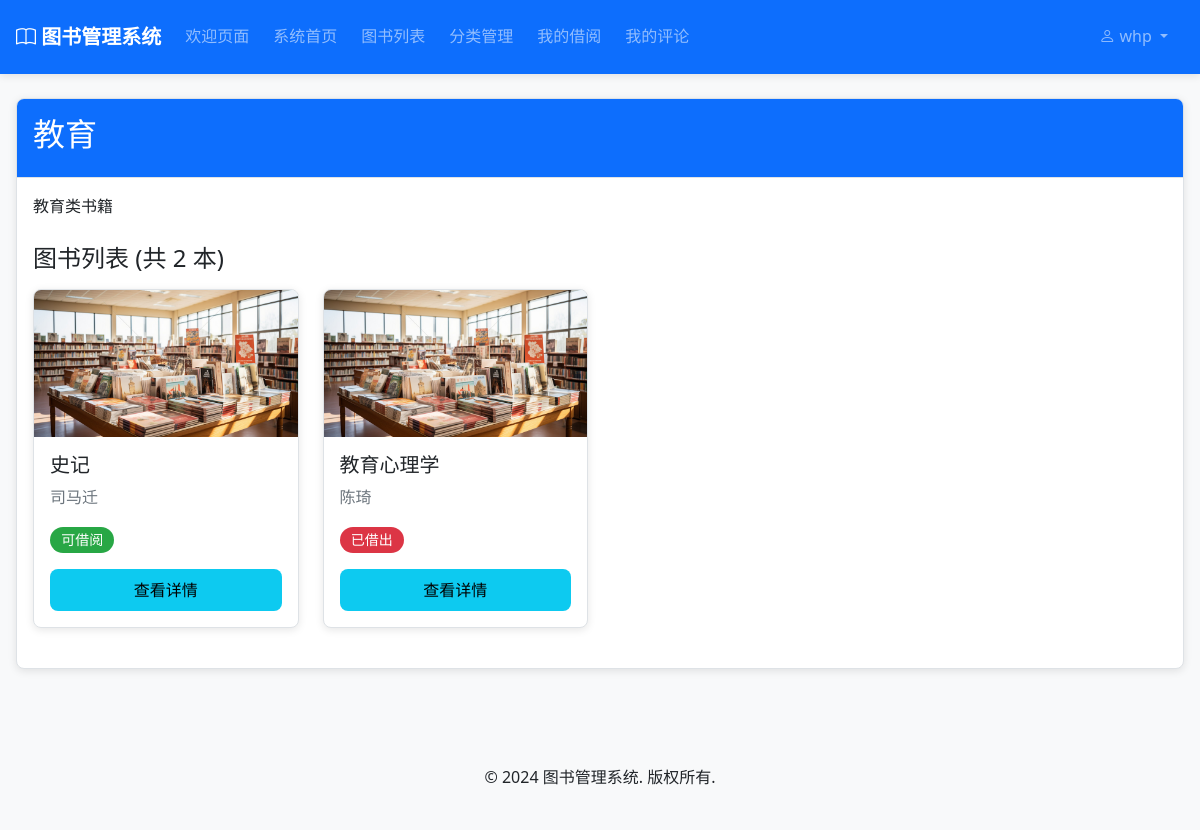
The page /categories/6/ (signed in) on the database as committed earlier.
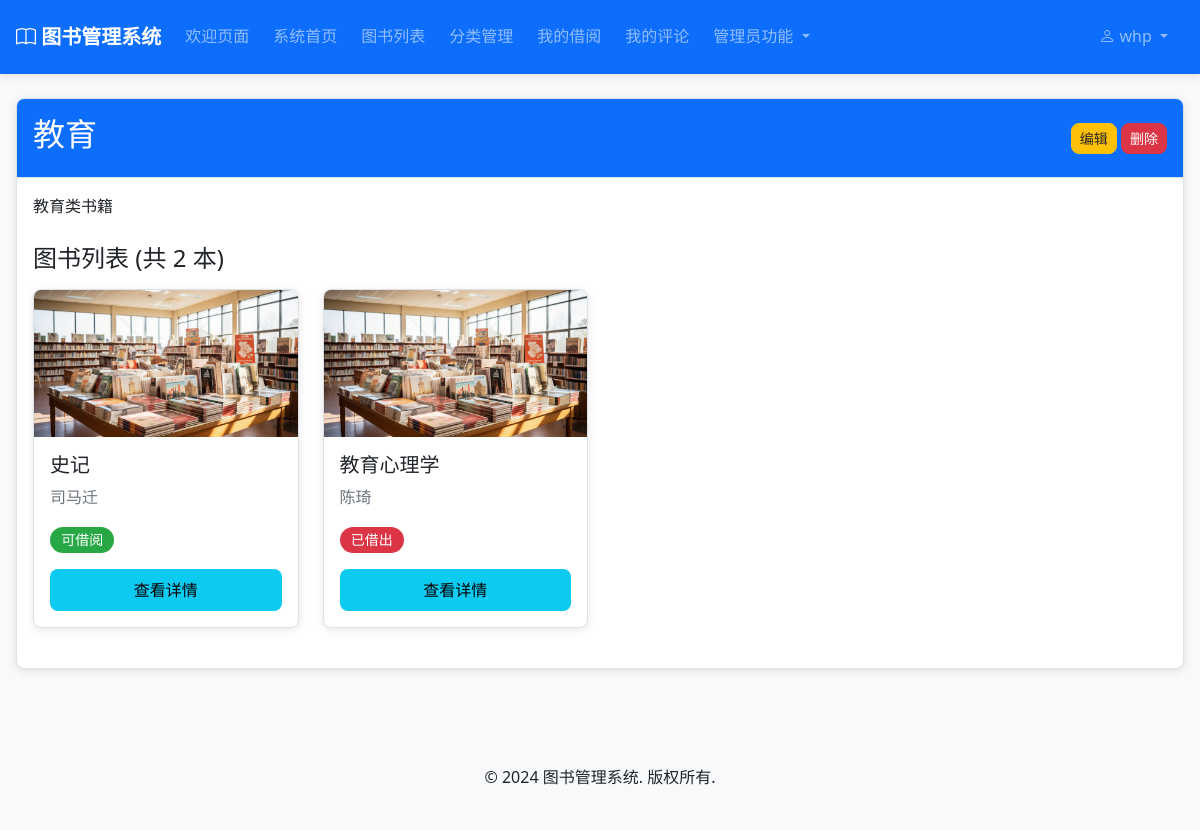
The same page on the database as committed later.
### accounts/models.py (models this page shows, shortened)
class CustomUser(AbstractUser):
    ROLE_CHOICES = [
        ('admin', '管理员'),
        ('user', '普通用户'),
    ]
    role = models.CharField(max_length=10, choices=ROLE_CHOICES, default='user', verbose_name='角色')
    phone = models.CharField(max_length=20, blank=True, null=True, verbose_name='电话')
    address = models.TextField(blank=True, null=True, verbose_name='地址')
    birth_date = models.DateField(blank=True, null=True, verbose_name='出生日期')
    created_at = models.DateTimeField(auto_now_add=True, verbose_name='创建时间')
    updated_at = models.DateTimeField(auto_now=True, verbose_name='更新时间')
    class Meta:
        verbose_name = '用户'
        verbose_name_plural = '用户'
    @property
    def is_admin(self):
        return self.role == 'admin'

### categories/models.py (models this page shows, shortened)
class Category(models.Model):
    name = models.CharField(max_length=100, unique=True, verbose_name='分类名称')
    description = models.TextField(blank=True, null=True, verbose_name='描述')
    created_at = models.DateTimeField(auto_now_add=True, verbose_name='创建时间')
    updated_at = models.DateTimeField(auto_now=True, verbose_name='更新时间')
    class Meta:
        verbose_name = '图书分类'
        verbose_name_plural = '图书分类'

### books/models.py (models this page shows, shortened)
class Book(models.Model):
    STATUS_CHOICES = [
        ('available', '可借阅'),
        ('borrowed', '已借出'),
        ('maintenance', '维护中'),
        ('lost', '丢失'),
    ]
    title = models.CharField(max_length=200, verbose_name='书名')
    author = models.CharField(max_length=100, verbose_name='作者')
    isbn = models.CharField(max_length=20, unique=True, verbose_name='ISBN')
    publisher = models.CharField(max_length=100, blank=True, null=True, verbose_name='出版社')
    publication_date = models.DateField(blank=True, null=True, verbose_name='出版日期')
    category = models.ForeignKey(Category, on_delete=models.PROTECT, null=True, blank=True, verbose_name='分类')
    description = models.TextField(blank=True, null=True, verbose_name='描述')
    cover_image = models.ImageField(upload_to='book_covers/', blank=True, null=True, verbose_name='封面图片')
    total_copies = models.PositiveIntegerField(default=1, verbose_name='总册数')
    available_copies = models.PositiveIntegerField(default=1, verbose_name='可借册数')
    location = models.CharField(max_length=50, blank=True, null=True, verbose_name='书架位置')
    status = models.CharField(max_length=20, choices=STATUS_CHOICES, default='available', verbose_name='状态')
    created_at = models.DateTimeField(auto_now_add=True, verbose_name='创建时间')
    updated_at = models.DateTimeField(auto_now=True, verbose_name='更新时间')
    class Meta:
        verbose_name = '图书'
        verbose_name_plural = '图书'

### categories/views.py (the view)
# urls.py: path('<int:category_id>/', views.category_detail, name='category_detail'),
@login_required
def category_detail(request, category_id):
    category = get_object_or_404(Category, id=category_id)
    books = category.book_set.all().order_by('title')
    return render(request, 'categories/category_detail.html', {
        'category': category,
        'books': books
    })

### templates/categories/category_detail.html (shortened to what this page needs)
{% extends 'base.html' %}
{% block content %}
<div class="container my-4">
    <div class="card">
        <div class="card-header bg-primary text-white">
            <div class="d-flex justify-content-between align-items-center">
                <h2>{{ category.name }}</h2>
                {% if user.is_admin %}
                <div>
                    <a href="{% url 'categories:category_update' category.id %}" class="btn btn-warning btn-sm mr-2">编辑</a>
                    <a href="{% url 'categories:category_delete' category.id %}" class="btn btn-danger btn-sm">删除</a>
                </div>
                {% endif %}
            </div>
        </div>
        <div class="card-body">
            {% if category.description %}
            <p class="card-text mb-4">{{ category.description }}</p>
            {% endif %}
            <h4 class="mb-3">图书列表 (共 {{ books.count }} 本)</h4>
            {% if books %}
            <div class="row">
                {% for book in books %}
                <div class="col-md-3 mb-4">
                    <div class="card">
                        {% if book.cover_image %}
                        <img src="{{ book.cover_image.url }}" class="card-img-top" alt="{{ book.title }}">
                        {% else %}
                        <div class="card-img-top bg-light text-center py-4">
                            <i class="fas fa-book-open fa-3x text-muted"></i>
                        </div>
                        {% endif %}
                        <div class="card-body">
                            <h5 class="card-title">{{ book.title }}</h5>
                            <p class="card-text text-muted">{{ book.author }}</p>
                            <p class="card-text">
                                {% if book.available_copies > 0 %}
                                <span class="badge badge-success">可借阅</span>
                                {% else %}
                                <span class="badge badge-danger">已借出</span>
                                {% endif %}
                            </p>
                            <a href="{% url 'books:book_detail' book.id %}" class="btn btn-info btn-block">查看详情</a>
                        </div>
                    </div>
                </div>
                {% endfor %}
            </div>
            {% else %}
            <div class="alert alert-info" role="alert">
                此分类下暂无图书
            </div>
            {% endif %}
        </div>
    </div>
</div>
{% endblock %}

### templates/base.html (shortened to what this page needs)
<!DOCTYPE html>
<html lang="zh-hans">
<head>
    <link href="https://cdn.jsdelivr.net/npm/bootstrap@5.1.3/dist/css/bootstrap.min.css"
          rel="stylesheet"
>
    <link href="https://cdn.jsdelivr.net/npm/bootstrap-icons@1.7.2/font/bootstrap-icons.min.css" rel="stylesheet">
    {% load static %}
    <link rel="stylesheet" href="{% static 'css/style.css' %}?v=1.0">
</head>
<body class="d-flex flex-column min-vh-100">
    <nav class="navbar navbar-expand-lg navbar-dark bg-primary">
        <div class="container">
            <a class="navbar-brand" href="{% url 'welcome' %}">
                <i class="bi bi-book"></i> 图书管理系统
            </a>
            <div class="collapse navbar-collapse" id="navbarNav">
                <ul class="navbar-nav">
                    <li class="nav-item active">
                        <a class="nav-link" href="{% url 'welcome' %}">欢迎页面</a>
                    </li>
                    {% if user.is_authenticated %}
                    <li class="nav-item">
                        <a class="nav-link" href="{% url 'home' %}">系统首页</a>
                    </li>
                    {% endif %}
                    <li class="nav-item">
                        <a class="nav-link" href="{% url 'books:book_list' %}">图书列表</a>
                    </li>
                    <li class="nav-item">
                        <a class="nav-link" href="{% url 'categories:category_list' %}">分类管理</a>
                    </li>
                    {% if user.is_authenticated %}
                    <li class="nav-item">
                        <a class="nav-link" href="{% url 'borrowing:my_records' %}">我的借阅</a>
                    </li>
                    <li class="nav-item">
                        <a class="nav-link" href="{% url 'reviews:my_reviews' %}">我的评论</a>
                    </li>
                    {% endif %}
                    {% if user.is_admin %}
                    <li class="nav-item dropdown">
                        <a class="nav-link dropdown-toggle" href="#" id="adminDropdown" role="button" data-bs-toggle="dropdown" aria-expanded="false">
                            管理员功能
                        </a>
                    </li>
                    {% endif %}
                </ul>
                <ul class="navbar-nav ms-auto">
                    {% if user.is_authenticated %}
                    <li class="nav-item dropdown">
                        <a class="nav-link dropdown-toggle" href="#" id="userDropdown" role="button" data-bs-toggle="dropdown" aria-expanded="false">
                            <i class="bi bi-person"></i> {{ user.username }}
                        </a>
                    </li>
                    {% endif %}
                </ul>
            </div>
        </div>
    </nav>
    <main class="flex-grow-1">
        {% block content %}
        {% endblock %}
    </main>
    <footer class="bg-light mt-5 py-4">
        <div class="container text-center">
            <p>&copy; 2024 图书管理系统. 版权所有.</p>
        </div>
    </footer>
</body>
</html>

### static/css/style.css (style rules this page uses)
:root { --primary-color: #4a6cf7; --primary-hover: #3a56e0; --secondary-color: #6c757d; --success-color: #28a745; --danger-color: #dc3545; --warning-color: #ffc107; --info-color: #17a2b8; --bg-light: #f8f9fa; --bg-white: #ffffff; --text-dark: #212529; --text-muted: #6c757d; --text-light: #ffffff; --border-color: #dee2e6; --border-radius: 8px; --box-shadow: 0 2px 8px rgba(0, 0, 0, 0.1); --box-shadow-hover: 0 8px 20px rgba(0, 0, 0, 0.15); --spacing-xs: 0.25rem; --spacing-sm: 0.5rem; --spacing-md: 1rem; --spacing-lg: 1.5rem; --spacing-xl: 2rem; --spacing-xxl: 3rem; --font-size-xs: 0.75rem; --font-size-sm: 0.875rem; --font-size-md: 1rem; --font-size-lg: 1.125rem; --font-size-xl: 1.25rem; --font-size-xxl: 1.5rem; --font-size-xxxl: 2.5rem; --transition-fast: 0.2s; --transition-normal: 0.3s; --transition-slow: 0.5s; }
* { margin: 0; padding: 0; box-sizing: border-box; }
body { font-family: 'Segoe UI', Roboto, 'Helvetica Neue', Arial, sans-serif; font-size: var(--font-size-md); line-height: 1.6; color: var(--text-dark); background-color: var(--bg-light); }
a { color: var(--primary-color); text-decoration: none; transition: color var(--transition-fast) ease; }
.container { max-width: 1200px; margin: 0 auto; padding: 0 var(--spacing-md); }
.navbar { background-color: var(--bg-white); box-shadow: var(--box-shadow); padding: var(--spacing-md) 0; position: sticky; top: 0; z-index: 1000; transition: background-color var(--transition-normal) ease; }
.navbar-brand { font-size: var(--font-size-xl); font-weight: 700; color: var(--primary-color); transition: color var(--transition-fast) ease; }
.navbar-nav .nav-link { color: var(--text-dark); font-weight: 500; padding: var(--spacing-sm) var(--spacing-md); margin-right: var(--spacing-sm); border-radius: var(--border-radius); transition: all var(--transition-fast) ease; }
.btn { display: inline-block; font-weight: 500; text-align: center; vertical-align: middle; cursor: pointer; border: 1px solid transparent; padding: 0.5rem 1rem; font-size: var(--font-size-md); line-height: 1.5; border-radius: var(--border-radius); transition: all var(--transition-fast) ease; text-decoration: none; }
.btn-danger { background-color: var(--danger-color); border-color: var(--danger-color); color: var(--text-light); }
.btn-warning { background-color: var(--warning-color); border-color: var(--warning-color); color: var(--text-dark); }
.btn-sm { padding: 0.25rem 0.5rem; font-size: var(--font-size-sm); }
.btn-block { display: block; width: 100%; }
.card { background-color: var(--bg-white); border: 1px solid var(--border-color); border-radius: var(--border-radius); box-shadow: var(--box-shadow); overflow: hidden; transition: all var(--transition-normal) ease; }
.card-header { padding: var(--spacing-md); background-color: var(--bg-light); border-bottom: 1px solid var(--border-color); font-weight: 600; }
.card-body { padding: var(--spacing-md); }
.badge { display: inline-block; padding: 0.4em 0.8em; font-size: var(--font-size-sm); font-weight: 500; line-height: 1; text-align: center; white-space: nowrap; vertical-align: baseline; border-radius: 20px; transition: all var(--transition-fast) ease; }
.badge-success { background-color: var(--success-color); color: var(--text-light); }
.badge-danger { background-color: var(--danger-color); color: var(--text-light); }

Rows that differ between the two databases and show on the page:
changed CustomUser "whp": role "user" → "admin" (drawn)
Other text that changed with them:
text now shown: "管理员功能 编辑 删除"
